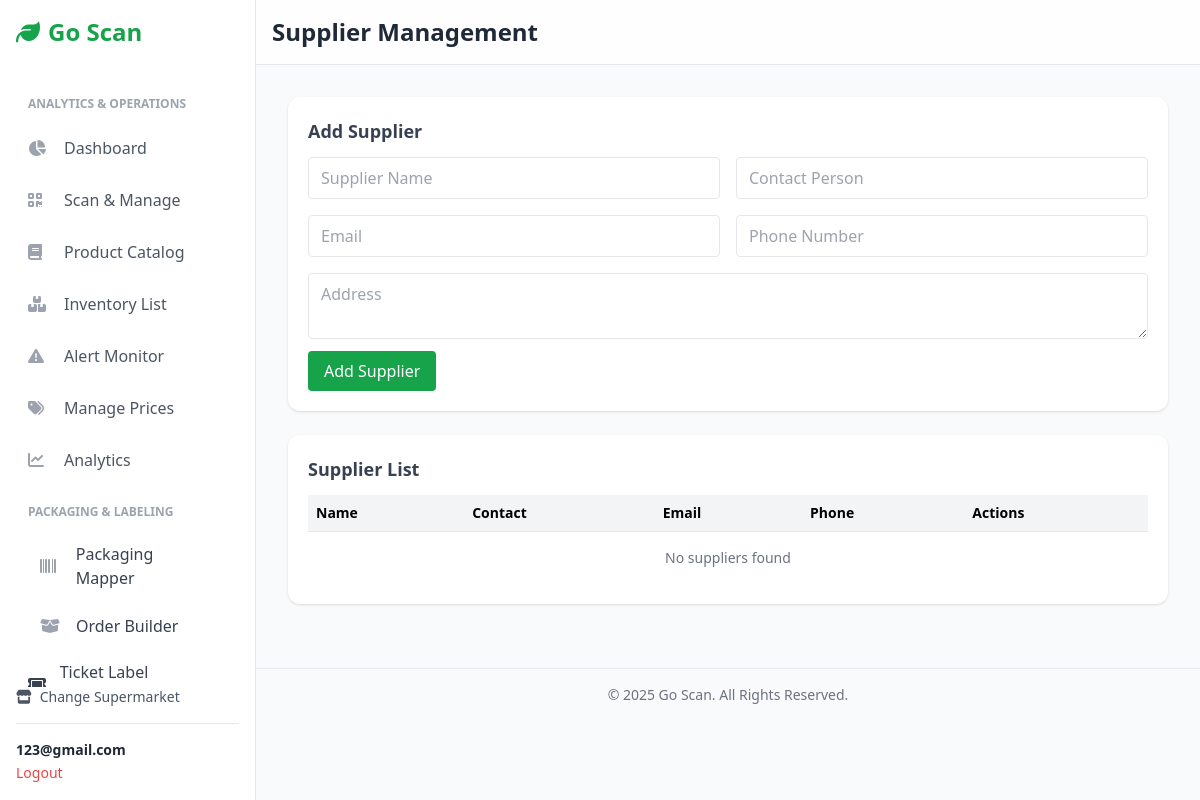
/supermarket/1/suppliers/ (signed in), run on an earlier commit of the app's database.
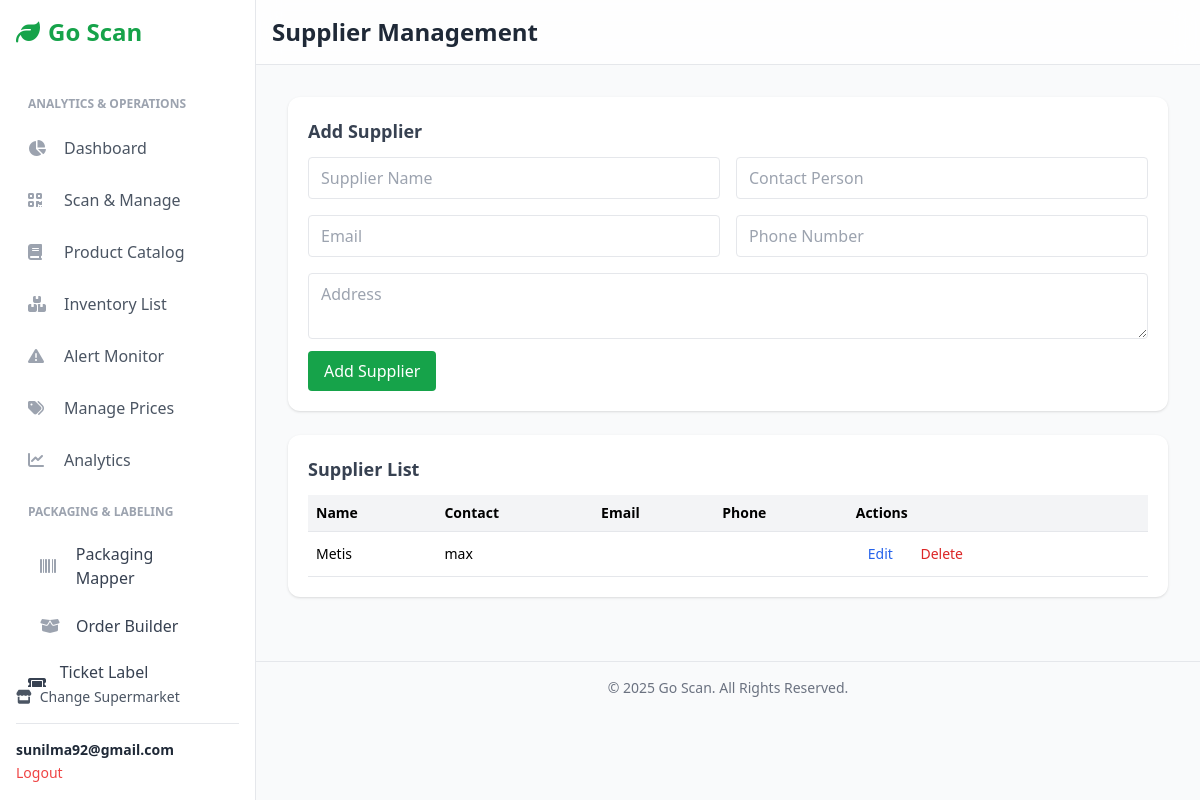
And on a later commit of the database.
### users/models.py (models this page shows, shortened)
class Account(AbstractBaseUser):
    first_name = models.CharField(max_length=50)
    last_name = models.CharField(max_length=50)
    username = models.CharField(max_length=50, unique=True)
    email = models.EmailField(max_length=100, unique=True)
    phone_number = models.CharField(max_length=50, blank=True)
    date_joined = models.DateTimeField(auto_now_add=True)
    last_login = models.DateTimeField(auto_now=True)
    is_admin = models.BooleanField(default=False)
    is_staff = models.BooleanField(default=False)
    is_active = models.BooleanField(default=True)  # <-- Changed to True
    is_superuser = models.BooleanField(default=False)
    USERNAME_FIELD = 'username'
    REQUIRED_FIELDS = ['email', 'first_name', 'last_name']
    objects = MyAccountManager()

### Inventory/models.py (models this page shows, shortened)
class Supplier(models.Model):
    name = models.CharField(max_length=200, unique=True)
    contact_person = models.CharField(max_length=150, blank=True, null=True)
    email = models.EmailField(blank=True, null=True)
    phone = models.CharField(max_length=20, blank=True, null=True)
    address = models.TextField(blank=True, null=True)

### Inventory/views.py (the view, shortened to what this page needs)
# urls.py: path('supermarket/<int:supermarket_id>/suppliers/', views.supplier_list_view, name='supplier_list'),
@login_required
def supplier_list_view(request, supermarket_id):
    supermarket = get_object_or_404(
        Supermarket,
        pk=supermarket_id,
        owner=request.user
    )
    if request.POST.get("mode") == "delete":
        Supplier.objects.filter(pk=request.POST.get("supplier_id")).delete()
        return redirect("inventory:supplier_list", supermarket_id=supermarket.id)
    suppliers = Supplier.objects.all()
    return render(request, "inventory/management/supplier_list.html", {
        "supermarket": supermarket,
        "suppliers": suppliers,
    })

### templates/inventory/management/supplier_list.html (shortened to what this page needs)
{% extends "inventory/base.html" %}
{% block header %}Supplier Management{% endblock %}
{% block content %}
<div class="bg-white rounded-xl shadow p-5 mb-6">
    <h2 class="font-semibold text-lg text-gray-700 mb-3">Add Supplier</h2>
    <form method="POST">
        <div class="grid grid-cols-1 md:grid-cols-2 gap-4">
            <input name="name" required placeholder="Supplier Name"
                   class="border px-3 py-2 rounded w-full">
            <input name="contact_person" placeholder="Contact Person"
                   class="border px-3 py-2 rounded w-full">
            <input type="email" name="email" placeholder="Email"
                   class="border px-3 py-2 rounded w-full">
            <input name="phone" placeholder="Phone Number"
                   class="border px-3 py-2 rounded w-full">
            <textarea name="address" placeholder="Address"
                      class="border px-3 py-2 rounded w-full md:col-span-2"></textarea>
        </div>
        <button class="bg-green-600 text-white px-4 py-2 rounded mt-3 hover:bg-green-700">
            Add Supplier
        </button>
    </form>
</div>
<div class="bg-white rounded-xl shadow p-5">
    <h2 class="font-semibold text-lg text-gray-700 mb-3">Supplier List</h2>
    <table class="w-full text-sm">
        <thead>
            <tr class="bg-gray-100 border-b text-left">
                <th class="p-2">Name</th>
                <th class="p-2">Contact</th>
                <th class="p-2">Email</th>
                <th class="p-2">Phone</th>
                <th class="p-2">Actions</th>
            </tr>
        </thead>
        <tbody>
            {% for s in suppliers %}
                <tr class="border-b hover:bg-gray-50">
                    <td class="p-2 font-medium">{{ s.name }}</td>
                    <td class="p-2">{{ s.contact_person }}</td>
                    <td class="p-2 text-gray-600">{{ s.email }}</td>
                    <td class="p-2">{{ s.phone }}</td>
                    <td class="p-2">
                        <button onclick="openEditModal({{ s.id }}, '{{ s.name }}', '{{ s.contact_person|default:'' }}', '{{ s.email|default:'' }}', '{{ s.phone|default:'' }}', `{{ s.address|default:'' }}`)"
                            class="px-3 py-1 text-blue-600 hover:text-blue-800">
                            Edit
                        </button>
                        <button onclick="confirmDelete({{ s.id }})"
                            class="px-3 py-1 text-red-600 hover:text-red-800">
                            Delete
                        </button>
                    </td>
                </tr>
            {% empty %}
                <tr>
                    <td colspan="5" class="text-center text-gray-500 p-4">
                        No suppliers found
                    </td>
                </tr>
            {% endfor %}
        </tbody>
    </table>
</div>
{% endblock %}

### templates/inventory/base.html (shortened to what the changed rows need)
{% load static %}
<!DOCTYPE html>
<html lang="en">
<head>
    <script src="https://cdn.tailwindcss.com"></script>
    <link rel="stylesheet" href="https://cdnjs.cloudflare.com/ajax/libs/font-awesome/6.4.0/css/all.min.css">
</head>
<body class="bg-gray-50 font-sans">
    <aside id="sidebar" class="w-64 bg-white text-gray-800 p-4 border-r border-gray-200 fixed h-full flex flex-col z-30 md:translate-x-0">
        <div class="mt-auto">
            {% if user.is_authenticated %}
            <div class="border-t pt-4">
                <p class="text-sm font-semibold truncate">{{ user.email }}</p>
                <a href="{% url 'account_logout' %}" class="text-sm text-red-500 hover:underline">Logout</a>
            </div>
            {% endif %}
        </div>
    </aside>
    <div class="flex-1 md:ml-64">
        <header class="bg-white/80 backdrop-blur-md sticky top-0 z-10 p-4 border-b border-gray-200 flex items-center justify-between">
            <h1 class="text-xl md:text-2xl font-bold text-gray-800">
                {% block header %}{% endblock %}
            </h1>
        </header>
        <main class="p-4 sm:p-6 md:p-8">
            {% block content %}{% endblock %}
        </main>
    </div>
</body>
</html>

What changed in the data, as far as the page shows it:
changed Account: email "123@gmail.com" → "sunilma92@gmail.com"
added Supplier: name "Metis", contact_person "max"
Also different on the page:
text no longer shown: "No suppliers found"
